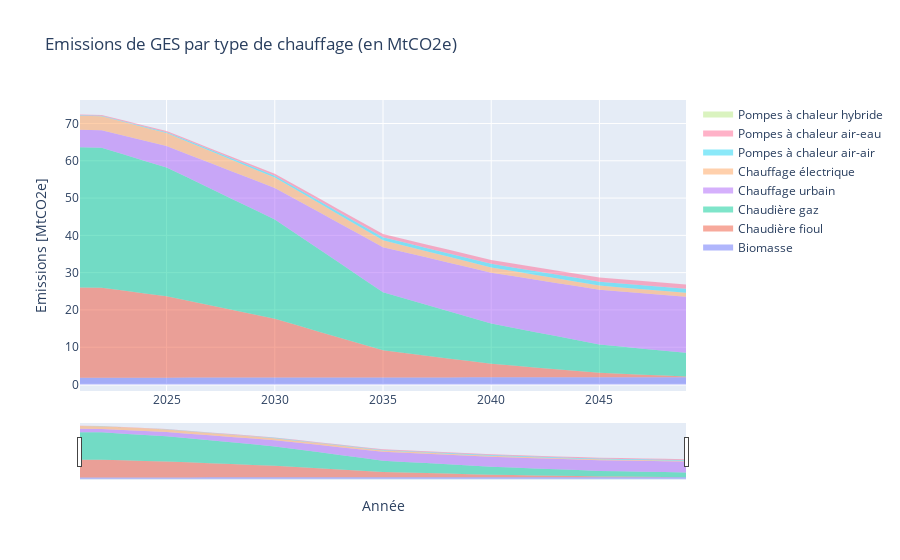

Notebook cell for this chart:
### Code cell
Var = "emissions"
y_df = sim_stock_df.groupby(["year",Energy_system_name])[Var].sum().to_frame().reset_index().\
    pivot(index=['year'], columns=Energy_system_name).loc[[year for year in sim_param["years"][1:]],Var]/10**12

fig = MyStackedPlotly(y_df=y_df)
fig=fig.update_layout(title_text="Emissions de GES par type de chauffage (en MtCO2e)", xaxis_title="Année",yaxis_title="Emissions [MtCO2e]")
#plotly.offline.plot(fig, filename=Graphic_folder+'file.html') ## offline
fig.show()
